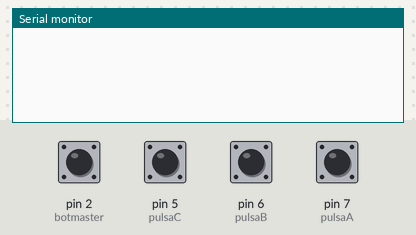
The sketch below on a simulated Arduino Uno, built with avr-gcc and run on an emulated ATmega328P. Shown: the last lines printed to the serial monitor. The inputs (shaded band) are chosen by the test bench; at power-on: pin 2 (botmaster) HIGH, pin 5 (pulsaC), pin 6 (pulsaB), pin 7 (pulsaA) LOW. EEPROM starts erased.

Above: at 1.2 s.
1.3 s: pin 2 (botmaster) pulled LOW for 0.15 s
At 1.8 s:
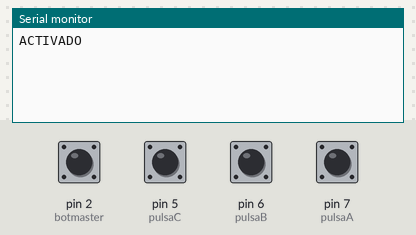
2.9 s: pin 2 (botmaster) pulled LOW for 1 s
At 4.2 s:
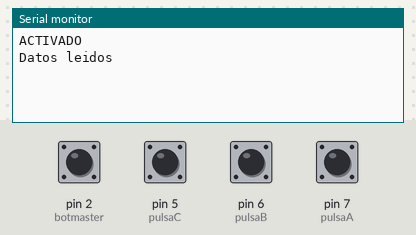
5.4 s: pin 2 (botmaster) pulled LOW for 0.15 s
At 6.1 s:
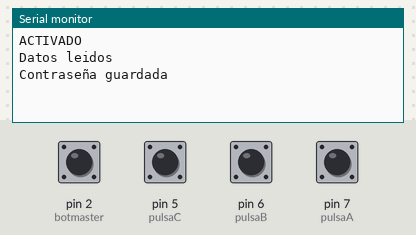
7.0 s: pin 2 (botmaster) pulled LOW for 1 s
At 8.2 s:
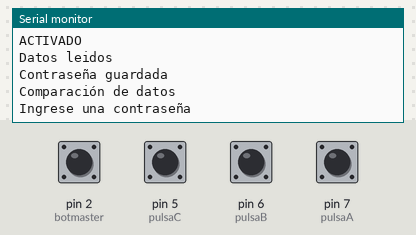

Measured:
- after the input at 1.3 s, the serial monitor: prints a new line at once (image 1)
- after the input at 2.9 s, the serial monitor: prints a new line at once (image 2)
- after the input at 5.4 s, the serial monitor: prints a new line at once (image 3)
- after the input at 7.0 s, the serial monitor: prints a new line at once (image 4)

The sketch:

Herdoiza_Prueba2b.ino
```cpp
/*
 * UNIVERSIDAD TÉCNICA DEL NORTE
 *      FICA-CIERCOM
 * NOMBRE: Adriana Herdoíza
 * FECHA: 22-01-2019
 * TEMA:  PRUEBA 1 SEGUNDO BIMESTRE
 */
 #include <MsTimer2.h>  //libreria Timer
#include<avr/wdt.h>  //avr  //libreria para perro guardián
#include <EEPROM.h>

int botmaster=2;
int pulsaC = 5; //pin para puslador de la letra C
int pulsaB = 6; //pin para puslador de la letra B
int pulsaA = 7; //pin para puslador de la letra A
String contra ="";
int funcionamiento;
const int intInterrup=2;
volatile int state = LOW;

void setup() {
  attachInterrupt(0,ingreso,FALLING);
  Serial.begin(9600);
  pinMode(pulsaA, INPUT);
  pinMode(pulsaB, INPUT);
  pinMode(pulsaC, INPUT);
  pinMode(botmaster, INPUT);

  EEPROM.update(0,'A');
  EEPROM.update(1,'B');
  EEPROM.update(2,'C');
}

void loop() {
////  EEPROM.read();
//  if(digitalRead(botmaster)==HIGH) {
//  Serial.println("Activado:");
//  delay(200);
//  }
//
//else {
//   Serial.println("Descativado");
//   delay(200);
//  }

// if(contra.length()<5) //condicion para controlar el tamaño de la contraseña, debe ser 5
//{
if(funcionamiento==2){
  {
    if(digitalRead(pulsaA) ==HIGH) {

      delay(300);
      Serial.println("A");
     contra= contra + "A";
    }
     if(digitalRead(pulsaB) == HIGH) {
      delay(300);
      Serial.println("B");
      contra = contra + "B";
    }
    if(digitalRead(pulsaC) == HIGH) {
      delay(300);
      Serial.println("C");
      contra= contra + "C";
    }
   }
//}   else if(contra.length()>5) {
//    contra = "";
//   }
//   else if(contra.length()==5) {
//    contra= "";
////   }    else {
////      contra="";
//
    //}
   }


}

void ingreso() {
  switch (funcionamiento) {
  case 0:
  Serial.println("ACTIVADO");
  funcionamiento++;
  break;
  case 1:
  Serial.println("Datos leidos");
  funcionamiento++;
  break;
  case 2:
  Serial.println("Contraseña guardada");
  Serial.println(contra);
  funcionamiento++;
  break;
  case 3:
  Serial.println("Comparación de datos");
  funcionamiento++;
  if(contra.length()>=5) {
  Serial.println("Contraseña incorrecta");
  }
  if(contra.length()==0) {
    Serial.println("Ingrese una contraseña");
  }
  if(contra.length()==5){
    Serial.println("Contraseña Correcta");
  }
  break;
  case 4:
  funcionamiento=0;
  break;
  }
  }
```
